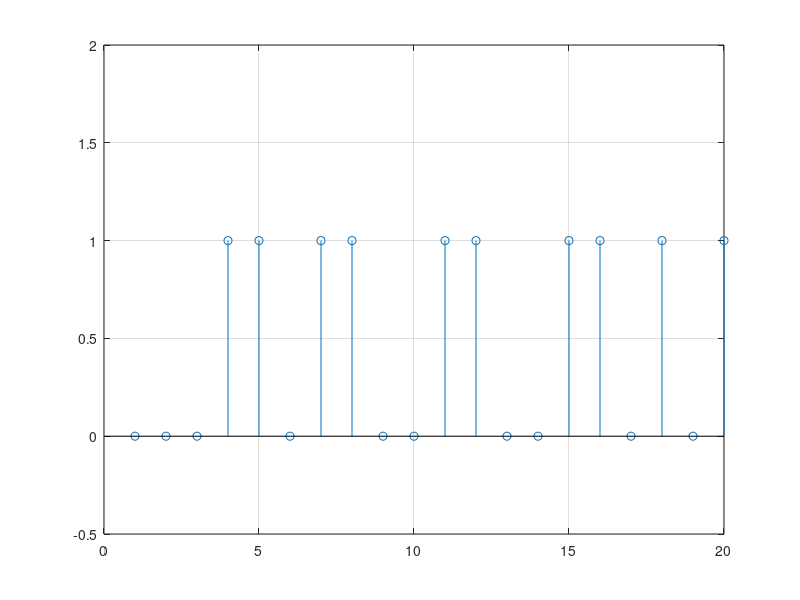

Here is the MATLAB script that generated this plot:
semnal=[]; 
n=1:20; 
 
for i = 1:1:20 
   random = randn(); 
   if( random > 0 ) 
        semnal(i) = 1; 
    else 
        semnal(i) = 0; 
   end 
end

stem(n,semnal), grid, ylim([-0.5 2])